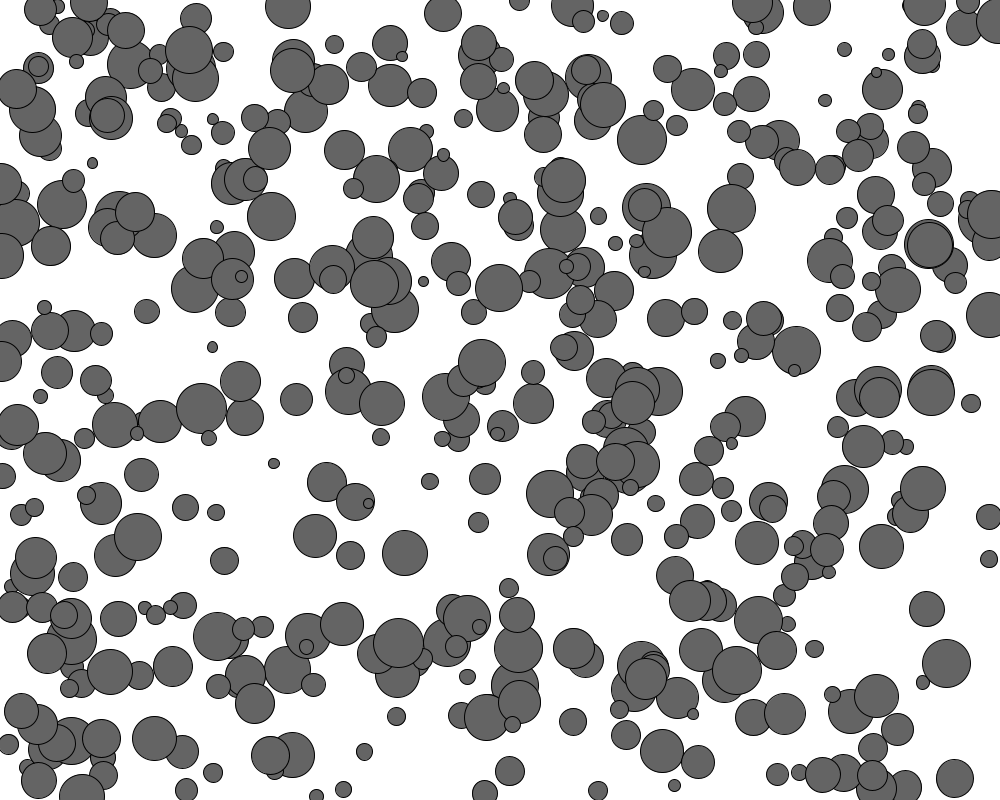
Frame 1 (no input)
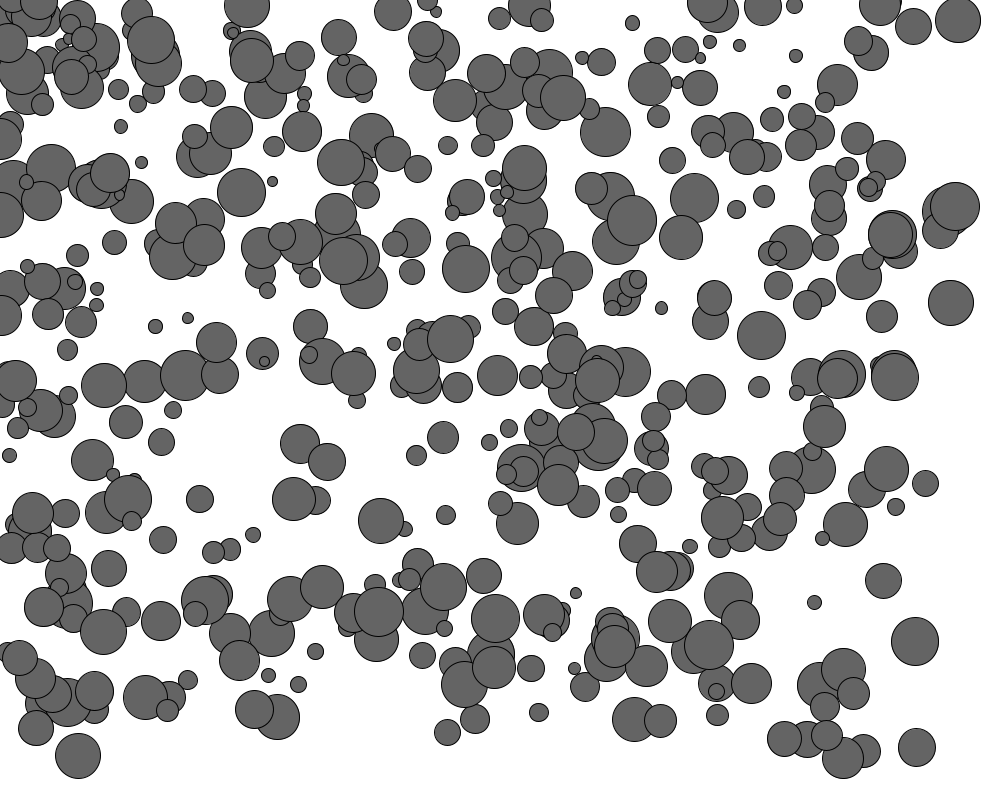
Frame 60 (the mouse pressed at the canvas centre just before this capture)
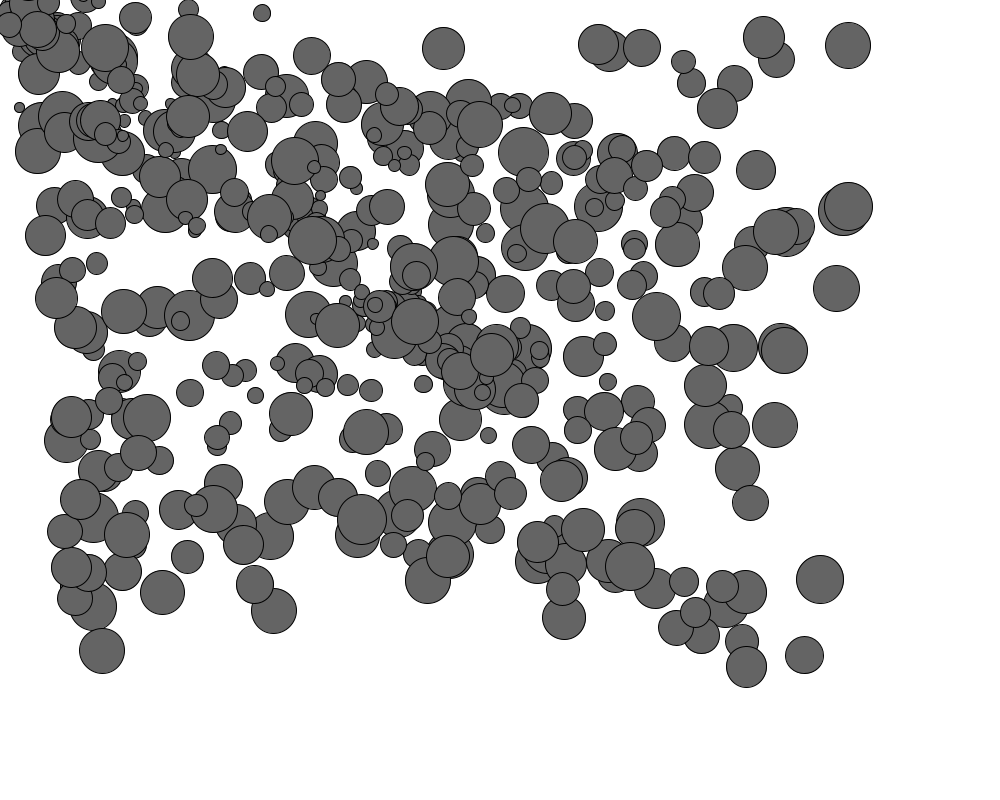
Frame 120 (the mouse held since frame 60 and released just before this capture)

The Processing sketch that drew these frames (run headless with seeded random() and noise(); from frame 60 on, the mouse is pressed at the canvas centre):

// Processing sketch: sketch_190408b
// ── sketch_190408b.pde
Mover[] mover = new Mover[500]; 

void setup() {
  size(1000, 800);
  for (int i = 0; i < 500; i++) {
    mover[i] = new Mover();
  }
}

void draw() {
  background(255);
  PVector gravity = new PVector(0, 0.1);

  for (int i = 0; i < 500; i++) {
    //mover[i].applyForce(gravity);

    //PVector wind = new PVector(-0.1, 0);
    //mover.applyForce(wind);

    PVector mouse = new PVector(mouseX, mouseY);
    mouse.sub(mover[i].pos);
    mouse.normalize();
    mouse.mult(0.1);
    mover[i].applyForce(mouse);
    //line(mouseX, mouseY, mover.pos.x, mover.pos.y);

    mover[i].update();
    mover[i].display();
  }
}

class Mover {
  PVector pos;
  PVector vel;
  PVector acc;
  float mass;
  
  Mover() {
    pos = new PVector(random(width), random(height));
    vel = new PVector(0,0);
    acc = new PVector(0, 0);
    mass = random(1, 5);
  }
  
  void applyForce(PVector force) {
    PVector f = PVector.div(force, mass); 
    acc.add(f);
  }
  
  void update() {
    vel.add(acc);
    pos.add(vel);
    acc.mult(0);
    
    if (pos.x > width) {
      pos.x = width;
      vel.x *= -1;
    } else if (pos.x < 0) {
      vel.x *= -1;
      pos.x = 0;
    }

    if (pos.y > height) {
      vel.y *= -1;
      pos.y = height;
    }
  }
  
  void display() {
    fill(100);
    ellipse(pos.x, pos.y, 10 * mass, 10 * mass);
  }
}
